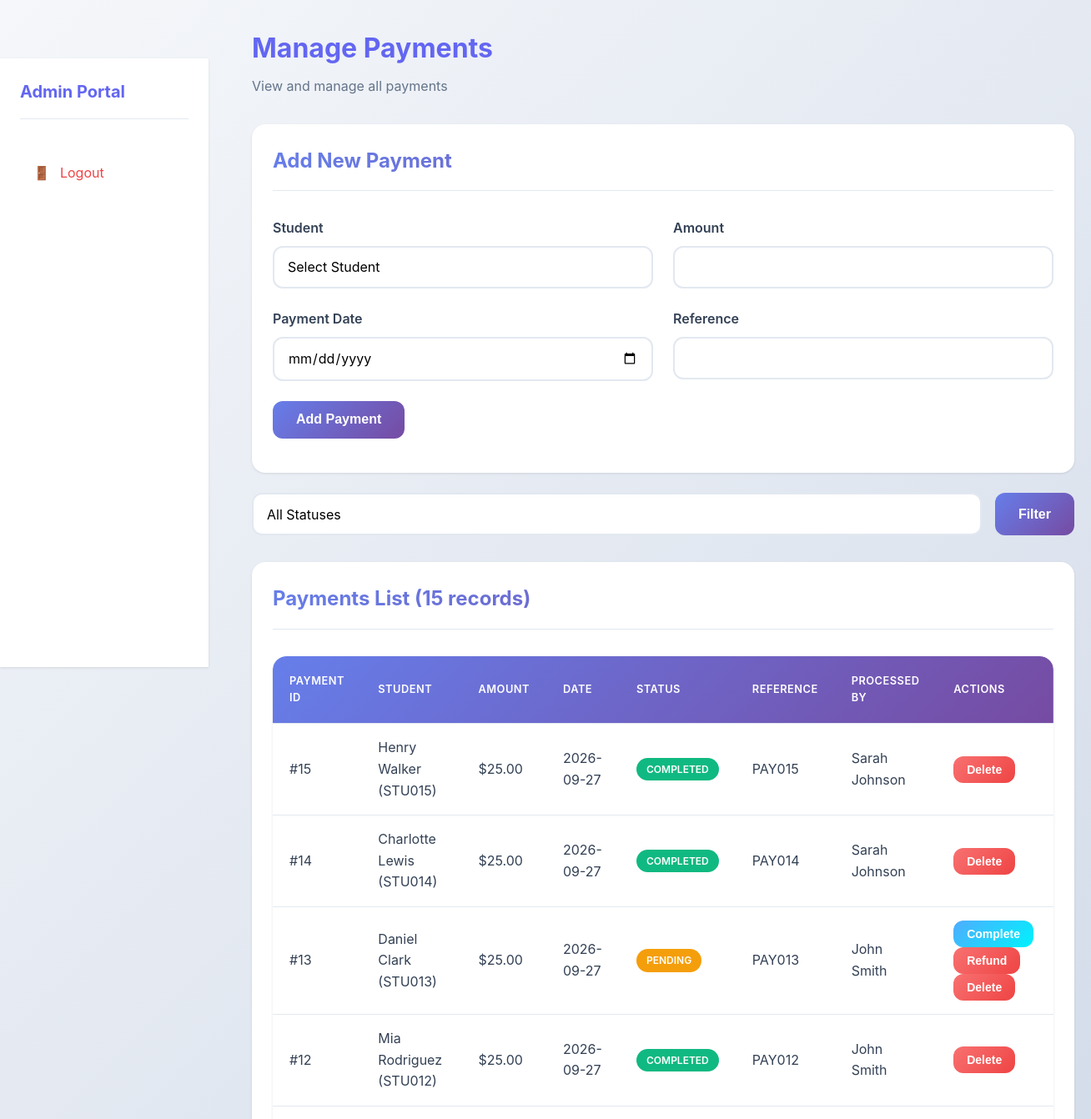
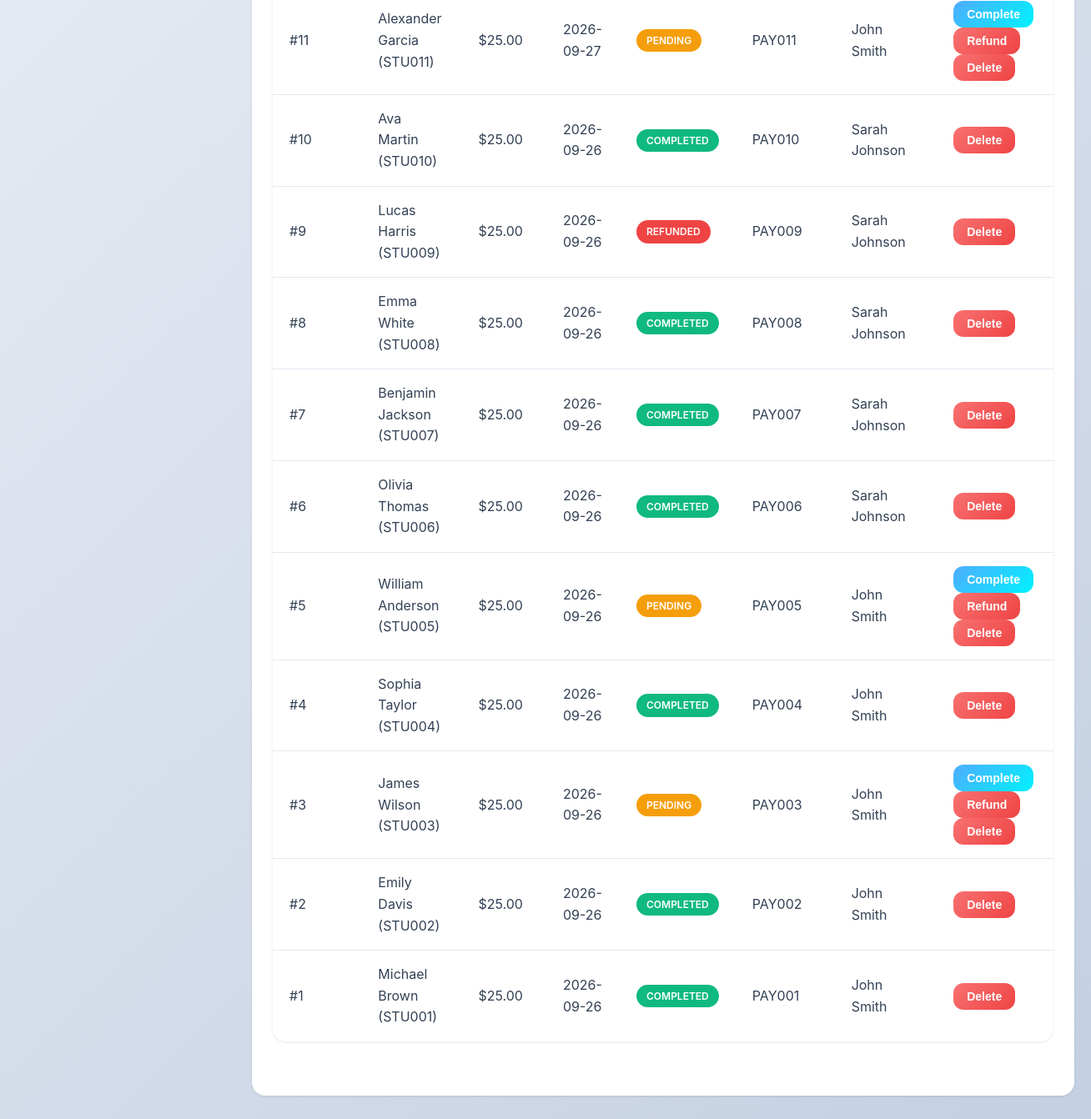
The page /admin/payments.php (signed in) on the database its author committed (2 pictures, top to bottom).
### tables this page shows
CREATE TABLE payments (
    payment_id INT AUTO_INCREMENT PRIMARY KEY,
    student_id INT NOT NULL,
    admin_id INT,
    amount DECIMAL(10, 2) NOT NULL,
    payment_date DATE NOT NULL,
    payment_status ENUM('pending', 'completed', 'refunded') DEFAULT 'pending',
    reference VARCHAR(50),
    created_at TIMESTAMP DEFAULT CURRENT_TIMESTAMP,
    FOREIGN KEY (student_id) REFERENCES students(student_id) ON DELETE CASCADE,
    FOREIGN KEY (admin_id) REFERENCES admins(admin_id) ON DELETE SET NULL
);

CREATE TABLE students (
    student_id INT AUTO_INCREMENT PRIMARY KEY,
    student_number VARCHAR(20) NOT NULL UNIQUE,
    first_name VARCHAR(50) NOT NULL,
    last_name VARCHAR(50) NOT NULL,
    email VARCHAR(100) NOT NULL UNIQUE,
    password VARCHAR(255) NOT NULL,
    program_id INT,
    created_at TIMESTAMP DEFAULT CURRENT_TIMESTAMP,
    FOREIGN KEY (program_id) REFERENCES programs(program_id) ON DELETE SET NULL
);

### includes/functions.php (called while the page is built, shortened)
<?php
function formatDate($date, $format = 'Y-m-d') {
    return date($format, strtotime($date));
}
function getPaymentStatusBadge($status) {
    $badges = [
        'pending' => 'badge-warning',
        'completed' => 'badge-success',
        'refunded' => 'badge-danger'
    ];
    return $badges[$status] ?? 'badge-secondary';
}
?>

### admin/payments.php (the view, shortened to what this page needs)
<?php
require_once '../config/database.php';
require_once '../includes/functions.php';
$query = "
    SELECT p.*, s.first_name as student_name, s.last_name as student_last_name, s.student_number,
    a.first_name as admin_first_name, a.last_name as admin_last_name
    FROM payments p
    JOIN students s ON p.student_id = s.student_id
    LEFT JOIN admins a ON p.admin_id = a.admin_id
    WHERE 1=1
";
$params = [];
$query .= " ORDER BY p.payment_date DESC";
$stmt = $pdo->prepare($query);
$stmt->execute($params);
$payments = $stmt->fetchAll();
?>
<!DOCTYPE html>
<html lang="en">
<head>
    <link rel="stylesheet" href="../assets/css/style.css">
</head>
<body>
    <div class="dashboard-layout">
        <?php include '../includes/sidebar.php'; ?>
        <div class="main-content">
            <div class="container-fluid">
                <div class="page-header">
                    <h1>Manage Payments</h1>
                    <p>View and manage all payments</p>
                </div>
                <div class="card">
                    <div class="card-header">
                        <h2>Add New Payment</h2>
                    </div>
                    <div class="card-body">
                        <form method="POST" action="">
                            <div class="form-row">
                                <div class="form-group">
                                    <label for="student_id">Student</label>
                                    <select id="student_id" name="student_id" class="form-control" required>
                                        <option value="">Select Student</option>
                                    </select>
                                </div>
                                <div class="form-group">
                                    <label for="amount">Amount</label>
                                    <input type="number" id="amount" name="amount" class="form-control" required step="0.01" min="0">
                                </div>
                            </div>
                            <div class="form-row">
                                <div class="form-group">
                                    <label for="payment_date">Payment Date</label>
                                    <input type="date" id="payment_date" name="payment_date" class="form-control" required>
                                </div>
                                <div class="form-group">
                                    <label for="reference">Reference</label>
                                    <input type="text" id="reference" name="reference" class="form-control">
                                </div>
                            </div>
                            <button type="submit" class="btn btn-primary">Add Payment</button>
                        </form>
                    </div>
                </div>
                <div class="filter-bar">
                    <form method="GET" action="" style="display: flex; gap: 1rem; width: 100%;">
                        <div class="filter-group">
                            <select name="status" class="form-control">
                                <option value="">All Statuses</option>
                            </select>
                        </div>
                        <button type="submit" class="btn btn-primary">Filter</button>
                    </form>
                </div>
                <div class="card">
                    <div class="card-header">
                        <h2>Payments List (<?php echo count($payments); ?> records)</h2>
                    </div>
                    <div class="card-body">
                        <div class="table-responsive">
                            <table>
                                <thead>
                                    <tr>
                                        <th>Payment ID</th>
                                        <th>Student</th>
                                        <th>Amount</th>
                                        <th>Date</th>
                                        <th>Status</th>
                                        <th>Reference</th>
                                        <th>Processed By</th>
                                        <th>Actions</th>
                                    </tr>
                                </thead>
                                <tbody>
                                    <?php foreach ($payments as $payment): ?>
                                    <tr>
                                        <td>#<?php echo $payment['payment_id']; ?></td>
                                        <td><?php echo htmlspecialchars($payment['student_name'] . ' ' . $payment['student_last_name']); ?> (<?php echo htmlspecialchars($payment['student_number']); ?>)</td>
                                        <td>$<?php echo number_format($payment['amount'], 2); ?></td>
                                        <td><?php echo formatDate($payment['payment_date']); ?></td>
                                        <td><span class="badge <?php echo getPaymentStatusBadge($payment['payment_status']); ?>"><?php echo ucfirst($payment['payment_status']); ?></span></td>
                                        <td><?php echo htmlspecialchars($payment['reference'] ?? 'N/A'); ?></td>
                                        <td><?php echo htmlspecialchars($payment['admin_first_name'] . ' ' . $payment['admin_last_name'] ?? 'N/A'); ?></td>
                                        <td>
                                            <?php if ($payment['payment_status'] === 'pending'): ?>
                                                <form method="POST" action="" style="display: inline;">
                                                    <button type="submit" class="btn btn-sm btn-success">Complete</button>
                                                </form>
                                                <form method="POST" action="" style="display: inline;">
                                                    <button type="submit" class="btn btn-sm btn-danger">Refund</button>
                                                </form>
                                            <?php endif; ?>
                                            <form method="POST" action="" style="display: inline;" onsubmit="return confirm('Are you sure you want to delete this payment?');">
                                                <button type="submit" class="btn btn-sm btn-danger">Delete</button>
                                            </form>
                                        </td>
                                    </tr>
                                    <?php endforeach; ?>
                                </tbody>
                            </table>
                        </div>
                    </div>
                </div>
            </div>
        </div>
    </div>
</body>
</html>

### rows shown on the page
payments: payment_id "15", student.last_name "Henry Walker", student.student_number "STU015", amount "25.00", payment_date "2026-09-27", payment_status "COMPLETED", reference "PAY015", admin.last_name "Sarah Johnson"
payments: payment_id "14", student.last_name "Charlotte Lewis", student.student_number "STU014", amount "25.00", payment_date "2026-09-27", payment_status "COMPLETED", reference "PAY014", admin.last_name "Sarah Johnson"
payments: payment_id "13", student.last_name "Daniel Clark", student.student_number "STU013", amount "25.00", payment_date "2026-09-27", payment_status "PENDING", reference "PAY013", admin.last_name "John Smith"
payments: payment_id "12", student.last_name "Mia Rodriguez", student.student_number "STU012", amount "25.00", payment_date "2026-09-27", payment_status "COMPLETED", reference "PAY012", admin.last_name "John Smith"
payments: payment_id "11", student.last_name "Alexander Garcia", student.student_number "STU011", amount "25.00", payment_date "2026-09-27", payment_status "PENDING", reference "PAY011", admin.last_name "John Smith"
payments: payment_id "10", student.last_name "Ava Martin", student.student_number "STU010", amount "25.00", payment_date "2026-09-26", payment_status "COMPLETED", reference "PAY010", admin.last_name "Sarah Johnson"
payments: payment_id "9", student.last_name "Lucas Harris", student.student_number "STU009", amount "25.00", payment_date "2026-09-26", payment_status "REFUNDED", reference "PAY009", admin.last_name "Sarah Johnson"
payments: payment_id "8", student.last_name "Emma White", student.student_number "STU008", amount "25.00", payment_date "2026-09-26", payment_status "COMPLETED", reference "PAY008", admin.last_name "Sarah Johnson"
payments: payment_id "7", student.last_name "Benjamin Jackson", student.student_number "STU007", amount "25.00", payment_date "2026-09-26", payment_status "COMPLETED", reference "PAY007", admin.last_name "Sarah Johnson"
payments: payment_id "6", student.last_name "Olivia Thomas", student.student_number "STU006", amount "25.00", payment_date "2026-09-26", payment_status "COMPLETED", reference "PAY006", admin.last_name "Sarah Johnson"
payments: payment_id "5", student.last_name "William Anderson", student.student_number "STU005", amount "25.00", payment_date "2026-09-26", payment_status "PENDING", reference "PAY005", admin.last_name "John Smith"
payments: payment_id "4", student.last_name "Sophia Taylor", student.student_number "STU004", amount "25.00", payment_date "2026-09-26", payment_status "COMPLETED", reference "PAY004", admin.last_name "John Smith"
payments: payment_id "3", student.last_name "James Wilson", student.student_number "STU003", amount "25.00", payment_date "2026-09-26", payment_status "PENDING", reference "PAY003", admin.last_name "John Smith"
payments: payment_id "2", student.last_name "Emily Davis", student.student_number "STU002", amount "25.00", payment_date "2026-09-26", payment_status "COMPLETED", reference "PAY002", admin.last_name "John Smith"
payments: payment_id "1", student.last_name "Michael Brown", student.student_number "STU001", amount "25.00", payment_date "2026-09-26", payment_status "COMPLETED", reference "PAY001", admin.last_name "John Smith"

### other values the page prints
getCurrentUserRole() "Admin"
count($payments) "15"
